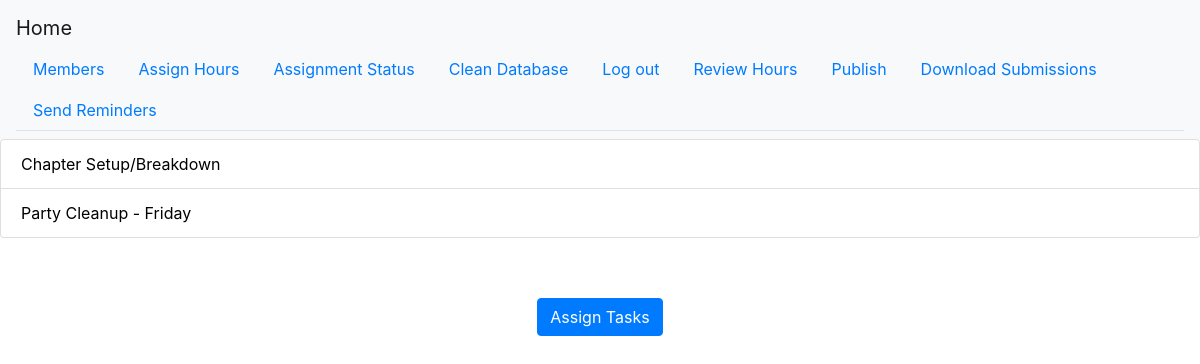
The page /assignment (signed in) on the database as committed earlier.
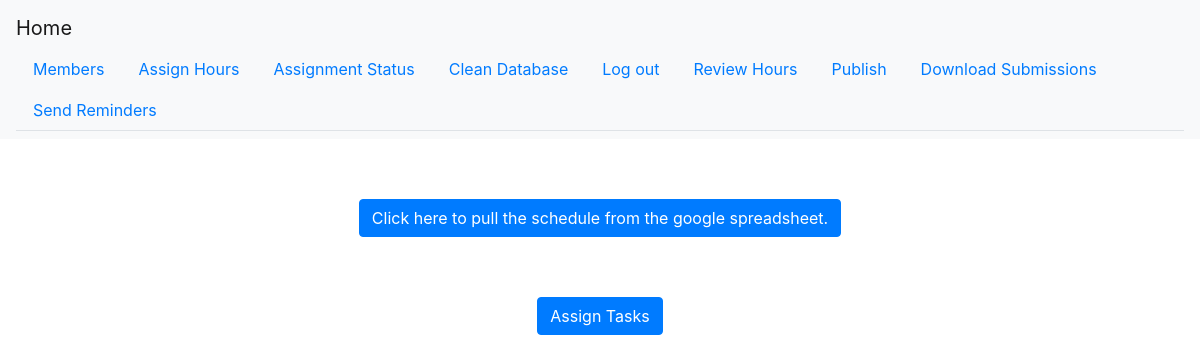
The same page on the database as committed later.
### app.py (models this page shows, shortened)
class CleanupHour(db.Model):
    id = db.Column(db.Integer, primary_key=True)
    name = db.Column(db.Text)
    task_id = db.Column(db.Integer)
    day = db.Column(db.Text)
    due_time = db.Column(db.Text)
    worth = db.Column(db.Integer)
    difficulty = db.Column(db.Integer)
    link = db.Column(db.Text)

### app.py (the view)
@app.route('/assignment', methods=['GET', 'POST'])
@login_required
def assignment():
    from utils.components import GenerateScheduleButton, AssignTasksButton
    generate = GenerateScheduleButton()
    try:
        hours_list = CleanupHour.query.all()
    except Exception as e:
        print(e)
        hours_list = []
    if generate.validate_on_submit() and not hours_list:
        from modules.CleanupHourScheduler import schedule_hours
        hours_list = schedule_hours()
        db.session.add_all(hours_list)
        db.session.commit()
        return redirect(url_for('assignment'))
    assign = AssignTasksButton()
    assignments = []
    if assign.validate_on_submit() and hours_list:
        return redirect(url_for('final_assignments'))
    return render_template('assignment.html', generate=generate, hours_list=hours_list, assign=assign,
                           assignments=assignments)

### utils/components.py
class GenerateScheduleButton(FlaskForm):
    submit = SubmitField('Click here to pull the schedule from the google spreadsheet.')

class AssignTasksButton(FlaskForm):
    submit = SubmitField('Assign Tasks')

### app.py (called while the page is built)
@login_manager.user_loader
def load_user(user_id):
    return User.query.get(user_id)

### templates/assignment.html (shortened to what this page needs)
{% extends "base.html" %}
{% block content %}
    {% if not hours_list %}
        <div class="container" align="center" style="margin-top: 5%">
            <form method="post">
                <div class="form-group">
                    {{ generate.submit(class='btn btn-primary') }}
                </div>
            </form>
        </div>
    {% endif %}
    {% if hours_list %}
        <ul class="list-group">
            {% for task in hours_list %}
                <li class="list-group-item d-flex justify-content-between align-items-center">
                    <a style="color:black" href="{{ url_for('task_page',identifier=task.id)}}">
                        {{ task.name }}
                    </a>
                </li>
            {% endfor %}
        </ul>
    {% endif %}
    <div class="container" align="center" style="margin-top: 5%">
        <form method="post">
            <div class="form-group">
                {{ assign.submit(class='btn btn-primary') }}
            </div>
        </form>
    </div>
{% endblock %}

Rows that differ between the two databases and show on the page:
removed CleanupHour: name "Chapter Setup/Breakdown"
removed CleanupHour: name "Party Cleanup - Friday"
Other text that changed with them:
form field submit: (not shown) → "Click here to pull the schedule from the google spreadsheet."
